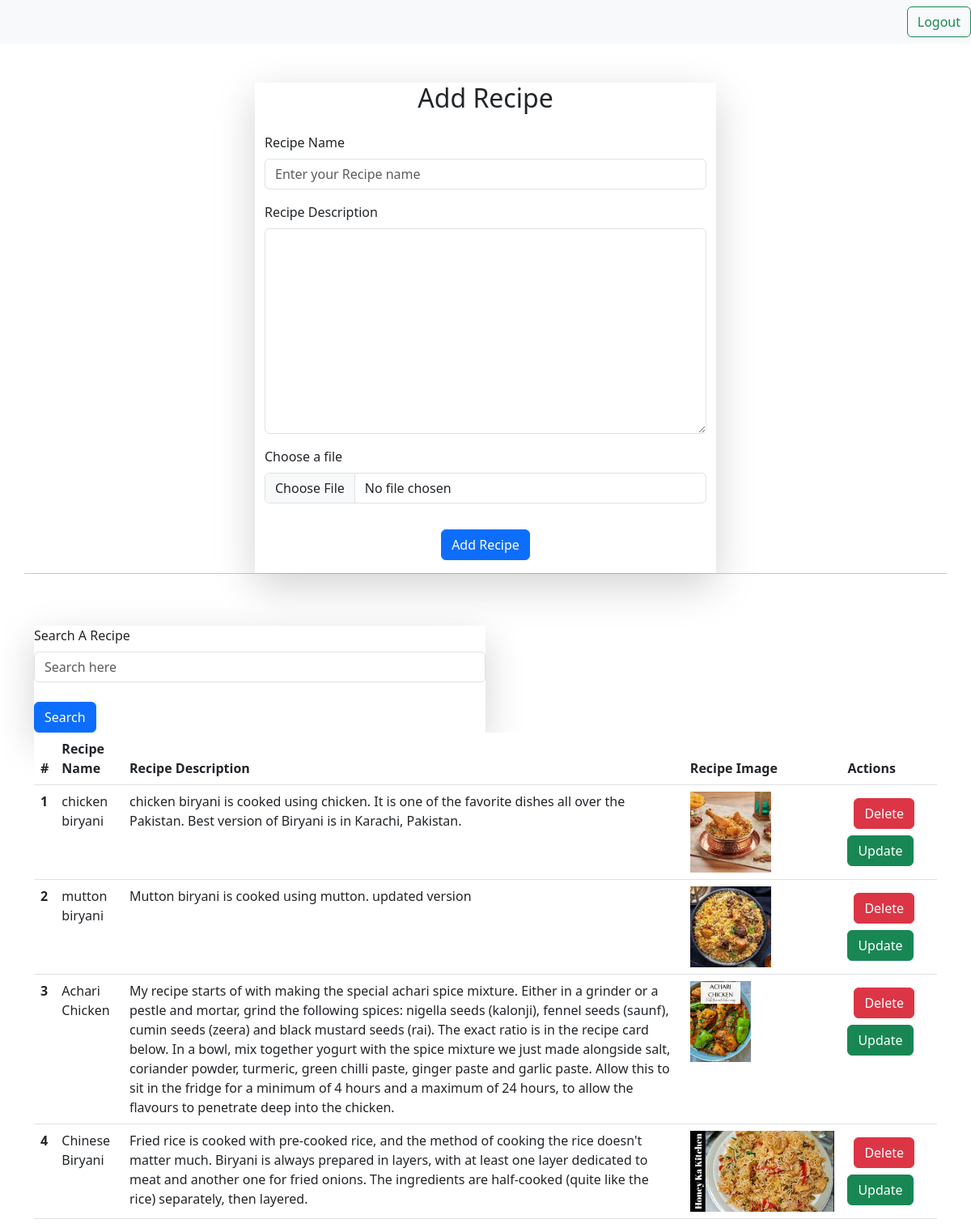
The app's page /recipe/ (signed in), older data.
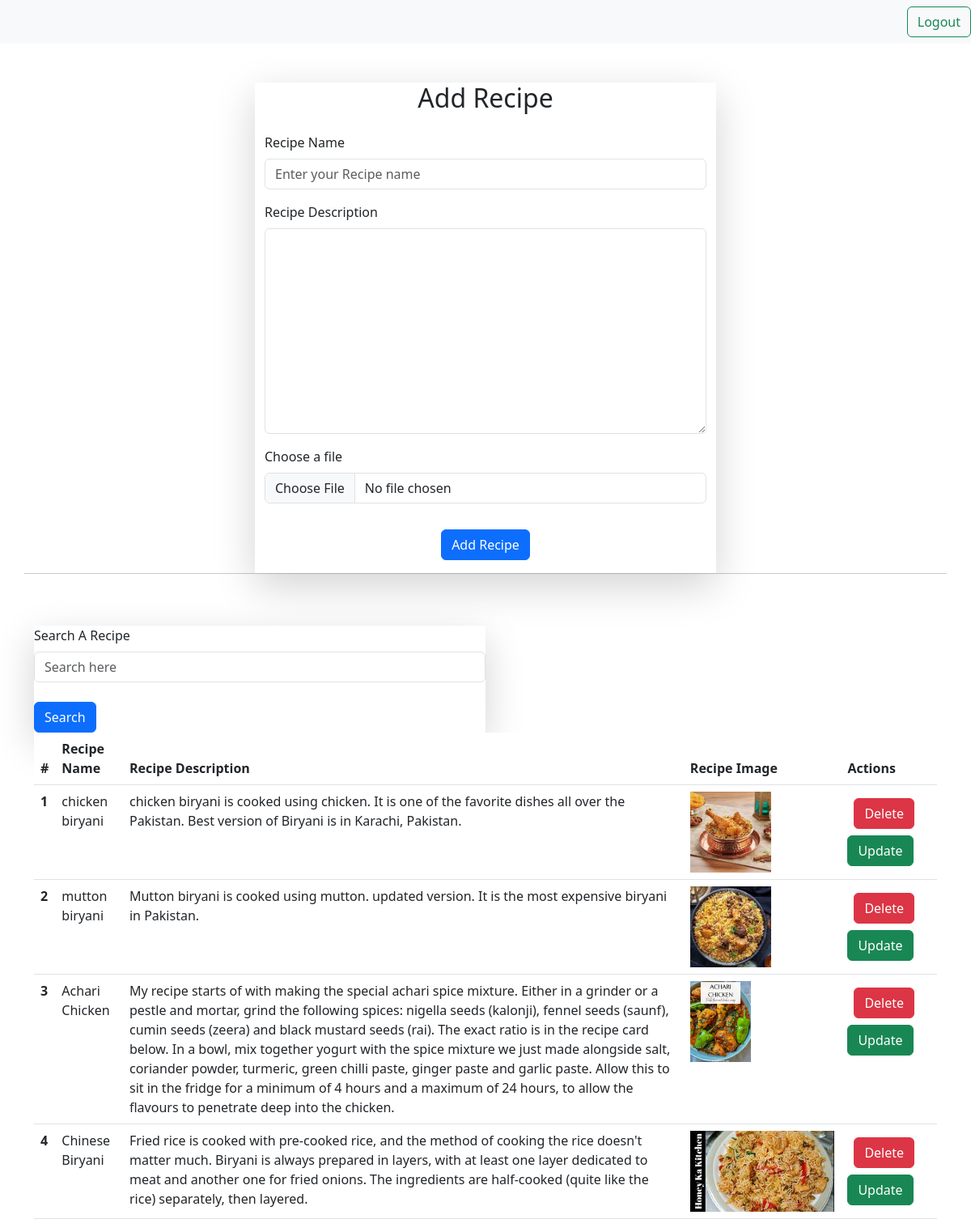
The same page, newer data.
### recipe/models.py (models this page shows)
class recipe(models.Model):
    user = models.ForeignKey(User, on_delete=models.CASCADE, null=True)
    recipe_name = models.CharField(max_length=50)
    recipe_desc = models.TextField()
    recipe_image = models.FileField(upload_to='recipe/', max_length=250, null=True, default=None)

### recipe/views.py (the view, shortened to what this page needs)
# urls.py: path('recipe/', recipes),
def recipes(request):
    if request.user.is_authenticated:
        recipe_obj = recipe.objects.all()
        if request.method == 'GET':
            if request.GET.get('search'):
                recipe_obj = recipe.objects.filter(recipe_name__icontains = request.GET.get('search'))
                data = {
                    'recipes':recipe_obj
                }
                return render(request, 'recipe.html', data)
        recipes = recipe.objects.all()
        data = {'recipes':recipes}
        return render(request, 'recipe.html', data)
    return redirect('/login/')

### recipe/templates/recipe.html (shortened to what this page needs)
{% extends 'base.html'%}
{% block body %}
<div class="container">
    <div class="row justify-content-center">
      <div class="col-md-6 mt-5 shadow-lg">
        <h2 class="text-center mb-4">Add Recipe</h2>
        <form method="post" action="" enctype="multipart/form-data">
          <div class="mb-3">
            <label for="name" class="form-label">Recipe Name</label>
            <input type="text" class="form-control" id="name" name="recipe_name" placeholder="Enter your Recipe name">
          </div>
          <div class="mb-3">
            <label for="email" class="form-label">Recipe Description</label>
            <textarea name="recipe_desc" id="" cols="30" rows="10" class="form-control"></textarea>
          </div>
          <div class="mb-3">
            <label for="name" class="form-label">Choose a file</label>
            <input type="file" class="form-control" id="image" name="recipe_image" >
          </div>
          <div class="text-center p-3">
            <button type="submit" class="btn btn-primary">Add Recipe</button>
          </div>
        </form>
      </div>
      <br><hr>
      <div>
        <form >
            <div class="col-md-6 mt-5 shadow-lg">
                <label for="name" class="form-label">Search A Recipe</label>
                <input type="text" class="form-control" id="image" name="search" placeholder="Search here" ><br>
                <button type="submit" class="btn btn-primary">Search</button>
            </div>
        </form>
      </div>
      <div>
        <table class="table">
            <thead>
              <tr>
                <th scope="col">#</th>
                <th scope="col">Recipe Name</th>
                <th scope="col">Recipe Description</th>
                <th scope="col">Recipe Image</th>
                <th scope="col">Actions</th>
              </tr>
            </thead>
            <tbody>
                {% for i in recipes %}
              <tr>
                <th scope="row">{{forloop.counter}}</th>
                <td>{{i.recipe_name}}</td>
                <td>{{i.recipe_desc}}</td>
                {% if i.recipe_image != NULL %}
                <td><img src="/media/{{i.recipe_image}}" alt="" style="height: 100px;"></td>
                {% endif %}
                <td>
                    <a href="/delete-recipe/{{i.id}}" class="btn btn-danger m-2">Delete</a>
                    <a href="/update-recipe/{{i.id}}" class="btn btn-success">Update</a>
                </td>
              </tr>
                {% endfor %}
            </tbody>
          </table>
      </div>
    </div>
  </div>
{% endblock %}

Row changes from the older to the newer data that the page shows:
changed recipe "mutton biryani": recipe_desc "Mutton biryani is cooked using mutton. updated version" → "Mutton biryani is cooked using mutton. updated version. It is the most expensive biryani in Pakistan."
